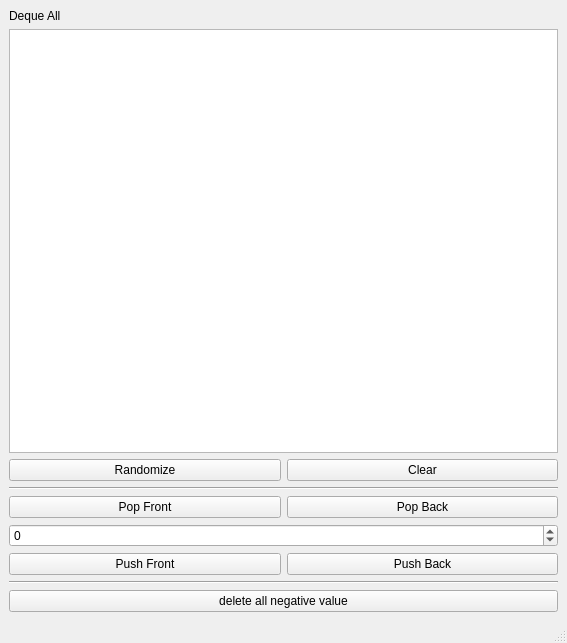
<?xml version="1.0" encoding="UTF-8"?>
<ui version="4.0">
 <class>MainWindow</class>
 <widget class="QMainWindow" name="MainWindow">
  <property name="geometry">
   <rect>
    <x>0</x>
    <y>0</y>
    <width>567</width>
    <height>643</height>
   </rect>
  </property>
  <property name="windowTitle">
   <string>MainWindow</string>
  </property>
  <widget class="QWidget" name="centralwidget">
   <layout class="QGridLayout" name="gridLayout">
    <item row="1" column="0" colspan="2">
     <widget class="QListWidget" name="deqEls">
      <property name="sizePolicy">
       <sizepolicy hsizetype="Expanding" vsizetype="Expanding">
        <horstretch>2</horstretch>
        <verstretch>0</verstretch>
       </sizepolicy>
      </property>
     </widget>
    </item>
    <item row="7" column="1">
     <widget class="QPushButton" name="pushBack">
      <property name="text">
       <string>Push Back</string>
      </property>
     </widget>
    </item>
    <item row="3" column="0" colspan="2">
     <widget class="Line" name="line_2">
      <property name="orientation">
       <enum>Qt::Horizontal</enum>
      </property>
     </widget>
    </item>
    <item row="0" column="0">
     <widget class="QLabel" name="label">
      <property name="text">
       <string>Deque All</string>
      </property>
     </widget>
    </item>
    <item row="7" column="0">
     <widget class="QPushButton" name="pushFront">
      <property name="text">
       <string>Push Front</string>
      </property>
     </widget>
    </item>
    <item row="2" column="1">
     <widget class="QPushButton" name="clearBtn">
      <property name="text">
       <string>Clear</string>
      </property>
     </widget>
    </item>
    <item row="2" column="0">
     <widget class="QPushButton" name="randBtn">
      <property name="text">
       <string>Randomize</string>
      </property>
     </widget>
    </item>
    <item row="4" column="1">
     <widget class="QPushButton" name="popBack">
      <property name="text">
       <string>Pop Back</string>
      </property>
     </widget>
    </item>
    <item row="6" column="0" colspan="2">
     <widget class="QSpinBox" name="inp">
      <property name="minimum">
       <number>-8000</number>
      </property>
      <property name="maximum">
       <number>8000</number>
      </property>
     </widget>
    </item>
    <item row="4" column="0">
     <widget class="QPushButton" name="popFront">
      <property name="text">
       <string>Pop Front</string>
      </property>
     </widget>
    </item>
    <item row="8" column="0" colspan="2">
     <widget class="Line" name="line">
      <property name="orientation">
       <enum>Qt::Horizontal</enum>
      </property>
     </widget>
    </item>
    <item row="9" column="0" colspan="2">
     <widget class="QPushButton" name="deleteneg">
      <property name="text">
       <string>delete all negative value</string>
      </property>
     </widget>
    </item>
   </layout>
  </widget>
  <widget class="QMenuBar" name="menubar">
   <property name="geometry">
    <rect>
     <x>0</x>
     <y>0</y>
     <width>567</width>
     <height>30</height>
    </rect>
   </property>
  </widget>
  <widget class="QStatusBar" name="statusbar"/>
 </widget>
 <resources/>
 <connections/>
</ui>
